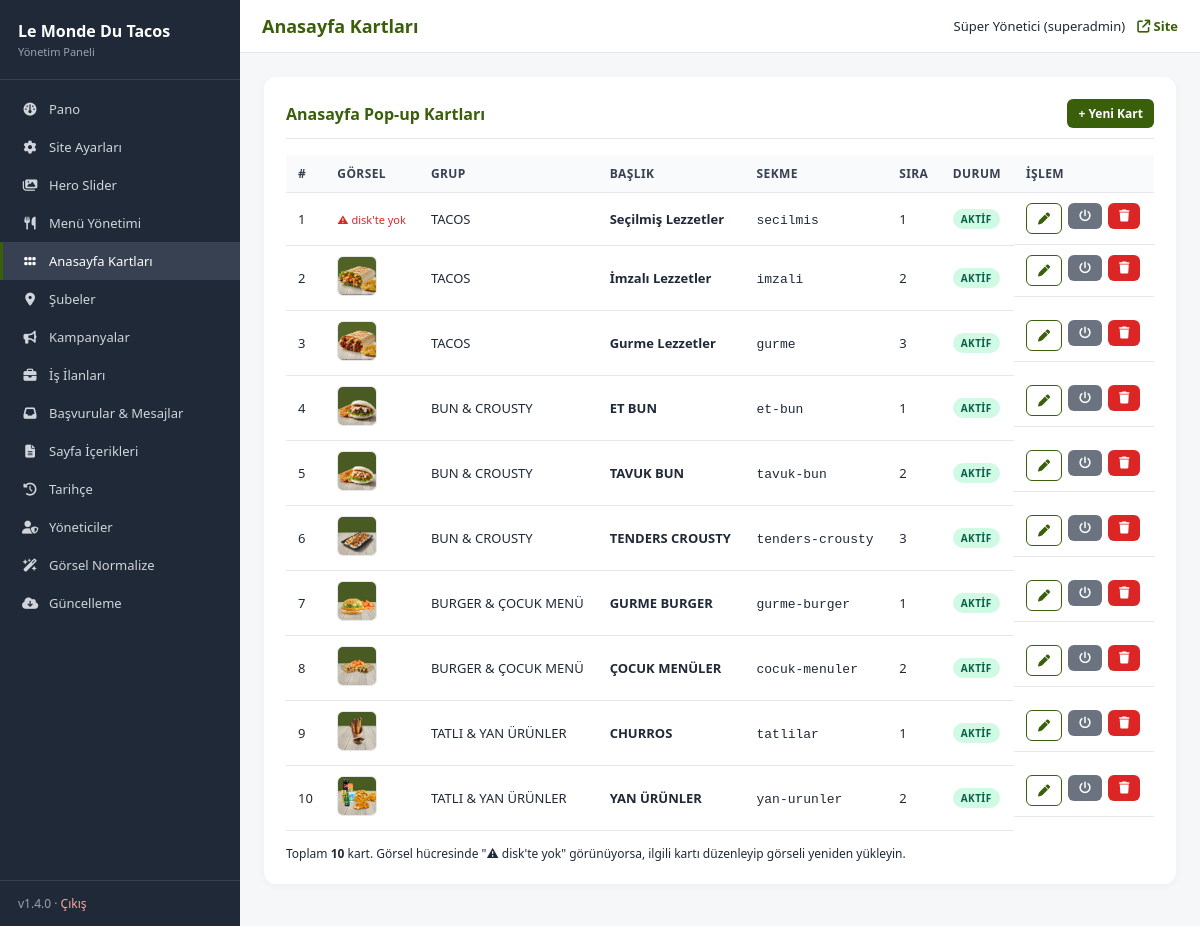
Screenshot of /admin/promo-cards.php (signed in) with the database file from the repository.
### tables this page shows
CREATE TABLE IF NOT EXISTS menu_promo_cards (
    id          INT UNSIGNED AUTO_INCREMENT PRIMARY KEY,
    group_id    INT UNSIGNED NOT NULL,
    title       VARCHAR(120) NOT NULL,                  
    image       VARCHAR(255) NOT NULL,
    image_mobile VARCHAR(255) NULL,
    tab_code    VARCHAR(60) NOT NULL,                   
    sort_order  INT NOT NULL DEFAULT 0,
    is_active   TINYINT(1) NOT NULL DEFAULT 1,
    INDEX idx_group (group_id, sort_order),
    CONSTRAINT fk_promo_group FOREIGN KEY (group_id) REFERENCES menu_groups(id) ON DELETE CASCADE
);

CREATE TABLE IF NOT EXISTS menu_groups (
    id          INT UNSIGNED AUTO_INCREMENT PRIMARY KEY,
    code        VARCHAR(40) NOT NULL UNIQUE,            
    title       VARCHAR(120) NOT NULL,                  
    label       VARCHAR(120) NOT NULL,                  
    icon        VARCHAR(255) NULL,                      
    page_slug   VARCHAR(60) NOT NULL,                   
    sort_order  INT NOT NULL DEFAULT 0,
    is_active   TINYINT(1) NOT NULL DEFAULT 1
);

### includes/functions.php (called while the page is built, shortened)
<?php
require_once __DIR__ . '/db.php';
function e(?string $s): string {
    return htmlspecialchars((string)($s ?? ''), ENT_QUOTES | ENT_SUBSTITUTE, 'UTF-8');
}
function admin_check(): bool {
    return true;
}
function admin_user(): ?array {
    static $cache = null;
    if ($cache !== null) return $cache;
    $stmt = db()->prepare("SELECT id, username, name, email, role FROM admin_users WHERE id = ? AND is_active = 1");
    $stmt->execute([$_SESSION['admin_id']]);
    $cache = $stmt->fetch() ?: null;
    return $cache;
}
function asset(?string $path): string {
    $qs = '';
    $path = '/' . ltrim($path, '/');
    $segments = explode('/', $path);
    $encoded = array_map(static function ($s) {
        return $s === '' ? '' : rawurlencode($s);
    }, $segments);
    return implode('/', $encoded) . $qs;
}

### includes/db.php (called while the page is built, shortened)
<?php
function db(): PDO {
    static $pdo = null;
    if ($pdo instanceof PDO) {
        return $pdo;
    }
    $dsn = sprintf(
        'mysql:host=%s;dbname=%s;charset=%s',
        DB_HOST,
        DB_NAME,
        DB_CHARSET
    );
    try {
        $pdo = new PDO($dsn, DB_USER, DB_PASS, [
            PDO::ATTR_ERRMODE            => PDO::ERRMODE_EXCEPTION,
            PDO::ATTR_DEFAULT_FETCH_MODE => PDO::FETCH_ASSOC,
            PDO::ATTR_EMULATE_PREPARES   => false,
            PDO::MYSQL_ATTR_INIT_COMMAND => "SET NAMES " . DB_CHARSET . " COLLATE utf8mb4_unicode_ci",
        ]);
    } catch (PDOException $e) {
        if (DEBUG) {
            die('DB error: ' . htmlspecialchars($e->getMessage(), ENT_QUOTES, 'UTF-8'));
        }
        error_log('DB connection failed: ' . $e->getMessage());
        die('Veritabanı bağlantısı kurulamadı. Lütfen daha sonra tekrar deneyin.');
    }
    return $pdo;
}

### admin/promo-cards.php (the view, shortened to what this page needs)
<?php
$page_h = 'Anasayfa Kartları';
require __DIR__ . '/_header.php';
$pdo = db();
try {
    $stmt = $pdo->prepare("SELECT IS_NULLABLE FROM information_schema.COLUMNS
                          WHERE TABLE_SCHEMA = DATABASE() AND TABLE_NAME = 'menu_promo_cards' AND COLUMN_NAME = 'image'");
    $stmt->execute();
    $isNullable = $stmt->fetchColumn();
    if ($isNullable === 'NO') {
        $pdo->exec("ALTER TABLE `menu_promo_cards` MODIFY COLUMN `image` VARCHAR(255) DEFAULT NULL");
        $pdo->exec("ALTER TABLE `menu_promo_cards` MODIFY COLUMN `image_mobile` VARCHAR(255) DEFAULT NULL");
        $pdo->exec("ALTER TABLE `menu_promo_cards` MODIFY COLUMN `tab_code` VARCHAR(60) DEFAULT NULL");
        $pdo->exec("UPDATE `menu_promo_cards` SET image = NULL WHERE image = ''");
        $pdo->exec("UPDATE `menu_promo_cards` SET image_mobile = NULL WHERE image_mobile = ''");
    }
} catch (Throwable $e) {
}
$action = $_GET['action'] ?? 'list';
if ($action === 'list'):
    $rows = $pdo->query("SELECT pc.*, mg.label AS group_label
                        FROM menu_promo_cards pc
                        LEFT JOIN menu_groups mg ON mg.id = pc.group_id
                        ORDER BY pc.group_id, pc.sort_order, pc.id")->fetchAll();
?>
  <div class="card">
    <h2 style="display:flex;justify-content:space-between;align-items:center;margin:0 0 16px">
      <span>Anasayfa Pop-up Kartları</span>
      <a href="?action=new" class="btn btn-sm">+ Yeni Kart</a>
    </h2>
    <?php if (!$rows): ?>
      <div class="empty">
        <p>Henüz kart yok. <a href="?action=new" class="btn btn-sm">+ İlk kartı ekle</a></p>
      </div>
    <?php else: ?>
      <table>
        <thead>
          <tr>
            <th>#</th>
            <th>Görsel</th>
            <th>Grup</th>
            <th>Başlık</th>
            <th>Sekme</th>
            <th>Sıra</th>
            <th>Durum</th>
            <th>İşlem</th>
          </tr>
        </thead>
        <tbody>
        <?php foreach ($rows as $r): ?>
          <tr>
            <td><?= (int)$r['id'] ?></td>
            <td>
              <?php if ($r['image']): ?>
                <img class="thumb" src="<?= e(asset($r['image'])) ?>" alt="" onerror="this.style.display='none';this.nextElementSibling.style.display='inline'">
                <span style="display:none;color:#dc2626;font-size:11px">⚠ disk'te yok</span>
              <?php else: ?>
                <span style="color:#9ca3af">—</span>
              <?php endif; ?>
            </td>
            <td><?= e($r['group_label'] ?? '—') ?></td>
            <td><strong><?= e($r['title']) ?></strong></td>
            <td><code><?= e($r['tab_code'] ?? '—') ?></code></td>
            <td><?= (int)$r['sort_order'] ?></td>
            <td>
              <span class="badge <?= $r['is_active'] ? 'b-on' : 'b-off' ?>">
                <?= $r['is_active'] ? 'Aktif' : 'Pasif' ?>
              </span>
            </td>
            <td class="actions">
              <a class="btn btn-sm btn-line" href="?action=edit&id=<?= $r['id'] ?>" title="Düzenle">
                <i class="fa-solid fa-pen"></i>
              </a>
              <form method="post" style="display:inline">
                <button class="btn btn-sm btn-secondary" title="Aktif/Pasif yap">
                  <i class="fa-solid fa-power-off"></i>
                </button>
              </form>
              <form method="post" data-confirm="'<?= e($r['title']) ?>' kartı silinsin mi?" style="display:inline">
                <button class="btn btn-sm btn-danger" title="Sil">
                  <i class="fa-solid fa-trash"></i>
                </button>
              </form>
            </td>
          </tr>
        <?php endforeach; ?>
        </tbody>
      </table>
      <p style="margin-top:14px;color:var(--muted);font-size:12px">
        Toplam <strong><?= count($rows) ?></strong> kart.
        Görsel hücresinde "⚠ disk'te yok" görünüyorsa, ilgili kartı düzenleyip görseli yeniden yükleyin.
      </p>
    <?php endif; ?>
  </div>
<?php endif; ?>
<?php require __DIR__ . '/_footer.php'; ?>

### admin/_header.php (shortened to what this page needs)
<?php
require_once __DIR__ . '/../includes/functions.php';
$cu = admin_user();
$nav_items = [
    ['index.php',                  'Pano',                'fa-gauge'],
    ['settings.php',               'Site Ayarları',       'fa-gear'],
    ['slider.php',                 'Hero Slider',         'fa-images'],
    ['menu.php',                   'Menü Yönetimi',       'fa-utensils'],
    ['promo-cards.php',            'Anasayfa Kartları',   'fa-grip'],
    ['branches.php',               'Şubeler',             'fa-location-dot'],
    ['campaigns.php',              'Kampanyalar',         'fa-bullhorn'],
    ['jobs.php',                   'İş İlanları',         'fa-briefcase'],
    ['applications.php',           'Başvurular & Mesajlar','fa-inbox'],
    ['pages.php',                  'Sayfa İçerikleri',    'fa-file-lines'],
    ['timeline.php',               'Tarihçe',             'fa-clock-rotate-left'],
    ['users.php',                  'Yöneticiler',         'fa-user-shield'],
    ['normalize-images.php',       'Görsel Normalize',    'fa-wand-magic-sparkles'],
    ['update.php',                 'Güncelleme',          'fa-cloud-arrow-down'],
];
$current = basename($_SERVER['PHP_SELF']);
$page_h  = $page_h ?? 'Pano';
?><!doctype html>
<html lang="tr">
<head>
<link rel="stylesheet" href="https://cdnjs.cloudflare.com/ajax/libs/font-awesome/6.5.0/css/all.min.css">
</head>
<body>
<div class="app">
  <aside class="sb">
    <div class="sb-head">
      <div class="brand">Le Monde Du Tacos</div>
      <div class="sub">Yönetim Paneli</div>
    </div>
    <nav class="sb-nav">
      <?php foreach ($nav_items as [$href, $label, $icon]): ?>
        <a href="<?= e($href) ?>" class="<?= $current === $href ? 'active' : '' ?>">
          <i class="fa-solid <?= e($icon) ?>"></i>
          <span><?= e($label) ?></span>
        </a>
      <?php endforeach; ?>
    </nav>
    <div class="sb-foot">
      v<?= APP_VERSION ?> &middot; <a href="logout.php">Çıkış</a>
    </div>
  </aside>
  <div class="main">
    <header class="tb">
      <h1><?= e($page_h) ?></h1>
      <div class="user">
        <span><?= e($cu['name']) ?> (<?= e($cu['role']) ?>)</span>
        <a href="/" target="_blank"><i class="fa-solid fa-arrow-up-right-from-square"></i> Site</a>
      </div>
    </header>
    <main class="cnt">

### admin/_header.php (style rules this page uses)
* { box-sizing:border-box;margin:0;padding:0 }
body { font-family:system-ui,-apple-system,Segoe UI,Roboto,Arial,sans-serif;background:#f6f7f9;color:#1f2937;font-size:14px }
.app { display:flex;min-height:100vh }
.sb { width:240px;background:#1f2937;color:#e5e7eb;flex-shrink:0;display:flex;flex-direction:column }
.sb-head { padding:20px 18px;border-bottom:1px solid #374151 }
.sb-head .brand { font-size:16px;font-weight:700;color:#fff;margin-bottom:2px }
.sb-head .sub { font-size:11px;color:#9ca3af }
.sb-nav { flex:1;padding:10px 0;overflow-y:auto }
.sb-nav a { display:flex;align-items:center;gap:10px;padding:10px 18px;color:#d1d5db;text-decoration:none;font-size:13px;border-left:3px solid transparent;transition:.15s }
.sb-nav a.active { background:#374151;color:#fff;border-left-color:#3A5F0B }
.sb-nav a i { width:18px;text-align:center;font-size:13px }
.sb-foot { padding:14px 18px;border-top:1px solid #374151;font-size:12px;color:#9ca3af }
.sb-foot a { color:#fca5a5;text-decoration:none }
.main { flex:1;display:flex;flex-direction:column;min-width:0 }
.tb { background:#fff;padding:14px 22px;display:flex;align-items:center;justify-content:space-between;border-bottom:1px solid #e5e7eb }
.tb h1 { font-size:18px;color:#3A5F0B }
.tb .user { display:flex;align-items:center;gap:12px;font-size:13px }
.tb .user a { color:#3A5F0B;font-weight:600;text-decoration:none }
.cnt { padding:24px;flex:1 }
.card { background:#fff;border-radius:12px;padding:22px;box-shadow:0 2px 8px rgba(0,0,0,.04);margin-bottom:18px }
.card h2 { font-size:16px;color:#3A5F0B;margin-bottom:14px;padding-bottom:10px;border-bottom:1px solid #e5e7eb }
.btn { display:inline-block;background:#3A5F0B;color:#fff;border:0;border-radius:6px;padding:9px 16px;font-size:13px;font-weight:600;cursor:pointer;text-decoration:none;transition:.15s }
.btn-sm { padding:6px 11px;font-size:12px }
.btn-secondary { background:#6b7280 }
.btn-danger { background:#dc2626 }
.btn-line { background:#fff;color:#3A5F0B;border:1px solid #3A5F0B }
table { width:100%;border-collapse:collapse }
th,td { text-align:left;padding:10px 12px;font-size:13px;border-bottom:1px solid #e5e7eb;vertical-align:middle }
th { background:#f9fafb;font-weight:700;color:#374151;font-size:12px;text-transform:uppercase;letter-spacing:.4px }
.badge { display:inline-block;padding:3px 8px;border-radius:99px;font-size:10px;font-weight:700;letter-spacing:.4px;text-transform:uppercase }
.b-on { background:#d1fae5;color:#065f46 }
.thumb { width:40px;height:40px;border-radius:6px;object-fit:cover;border:1px solid #e5e7eb }
.actions { display:flex;gap:6px;flex-wrap:wrap }
.actions form { display:inline }

### rows the page displays
menu_promo_cards: id "1", group.label "TACOS", title "Seçilmiş Lezzetler", tab_code "secilmis", sort_order "1", is_active "AKTIF"
menu_promo_cards: id "2", image (picture), group.label "TACOS", title "İmzalı Lezzetler", tab_code "imzali", sort_order "2", is_active "AKTIF"
menu_promo_cards: id "3", image (picture), group.label "TACOS", title "Gurme Lezzetler", tab_code "gurme", sort_order "3", is_active "AKTIF"
menu_promo_cards: id "4", image (picture), group.label "BUN & CROUSTY", title "ET BUN", tab_code "et-bun", sort_order "1", is_active "AKTIF"
menu_promo_cards: id "5", image (picture), group.label "BUN & CROUSTY", title "TAVUK BUN", tab_code "tavuk-bun", sort_order "2", is_active "AKTIF"
menu_promo_cards: id "6", image (picture), group.label "BUN & CROUSTY", title "TENDERS CROUSTY", tab_code "tenders-crousty", sort_order "3", is_active "AKTIF"
menu_promo_cards: id "7", image (picture), group.label "BURGER & ÇOCUK MENÜ", title "GURME BURGER", tab_code "gurme-burger", sort_order "1", is_active "AKTIF"
menu_promo_cards: id "8", image (picture), group.label "BURGER & ÇOCUK MENÜ", title "ÇOCUK MENÜLER", tab_code "cocuk-menuler", sort_order "2", is_active "AKTIF"
menu_promo_cards: id "9", image (picture), group.label "TATLI & YAN ÜRÜNLER", title "CHURROS", tab_code "tatlilar", sort_order "1", is_active "AKTIF"
menu_promo_cards: id "10", image (picture), group.label "TATLI & YAN ÜRÜNLER", title "YAN ÜRÜNLER", tab_code "yan-urunler", sort_order "2", is_active "AKTIF"

### other values shown
$label "Pano"
$label "Site Ayarları"
$label "Hero Slider"
$label "Menü Yönetimi"
$label "Anasayfa Kartları"
$label "Şubeler"
$label "Kampanyalar"
$label "İş İlanları"
$label "Başvurular & Mesajlar"
$label "Sayfa İçerikleri"
$label "Tarihçe"
$label "Yöneticiler"
$label "Görsel Normalize"
$label "Güncelleme"
APP_VERSION "1.4.0"
